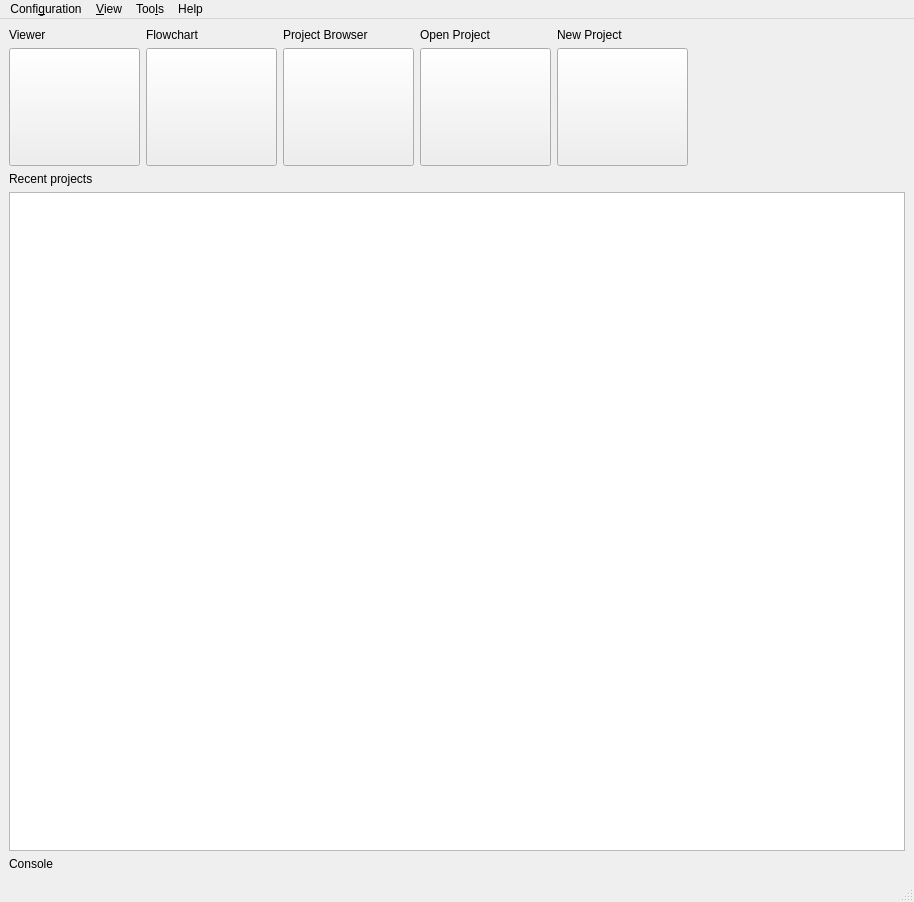
<?xml version="1.0" encoding="UTF-8"?>
<ui version="4.0">
 <class>MainWindow</class>
 <widget class="QMainWindow" name="MainWindow">
  <property name="geometry">
   <rect>
    <x>0</x>
    <y>0</y>
    <width>914</width>
    <height>902</height>
   </rect>
  </property>
  <property name="sizePolicy">
   <sizepolicy hsizetype="Preferred" vsizetype="Preferred">
    <horstretch>0</horstretch>
    <verstretch>0</verstretch>
   </sizepolicy>
  </property>
  <property name="windowTitle">
   <string>MainWindow</string>
  </property>
  <widget class="QWidget" name="centralwidget">
   <layout class="QVBoxLayout" name="verticalLayout_6">
    <item>
     <layout class="QHBoxLayout" name="horizontalLayout">
      <item>
       <layout class="QVBoxLayout" name="verticalLayout_3">
        <item>
         <widget class="QLabel" name="label_4">
          <property name="sizePolicy">
           <sizepolicy hsizetype="Preferred" vsizetype="Fixed">
            <horstretch>0</horstretch>
            <verstretch>0</verstretch>
           </sizepolicy>
          </property>
          <property name="text">
           <string>Viewer</string>
          </property>
         </widget>
        </item>
        <item>
         <widget class="QPushButton" name="btnViewer">
          <property name="sizePolicy">
           <sizepolicy hsizetype="Fixed" vsizetype="Fixed">
            <horstretch>0</horstretch>
            <verstretch>0</verstretch>
           </sizepolicy>
          </property>
          <property name="minimumSize">
           <size>
            <width>131</width>
            <height>118</height>
           </size>
          </property>
          <property name="maximumSize">
           <size>
            <width>131</width>
            <height>118</height>
           </size>
          </property>
          <property name="autoFillBackground">
           <bool>true</bool>
          </property>
          <property name="text">
           <string/>
          </property>
          <property name="flat">
           <bool>false</bool>
          </property>
         </widget>
        </item>
       </layout>
      </item>
      <item>
       <layout class="QVBoxLayout" name="verticalLayout_4">
        <item>
         <widget class="QLabel" name="label_5">
          <property name="sizePolicy">
           <sizepolicy hsizetype="Preferred" vsizetype="Fixed">
            <horstretch>0</horstretch>
            <verstretch>0</verstretch>
           </sizepolicy>
          </property>
          <property name="text">
           <string>Flowchart</string>
          </property>
         </widget>
        </item>
        <item>
         <widget class="QPushButton" name="btnFlowchart">
          <property name="sizePolicy">
           <sizepolicy hsizetype="Fixed" vsizetype="Fixed">
            <horstretch>0</horstretch>
            <verstretch>0</verstretch>
           </sizepolicy>
          </property>
          <property name="minimumSize">
           <size>
            <width>131</width>
            <height>118</height>
           </size>
          </property>
          <property name="maximumSize">
           <size>
            <width>131</width>
            <height>118</height>
           </size>
          </property>
          <property name="autoFillBackground">
           <bool>true</bool>
          </property>
          <property name="text">
           <string/>
          </property>
          <property name="flat">
           <bool>false</bool>
          </property>
         </widget>
        </item>
       </layout>
      </item>
      <item>
       <layout class="QVBoxLayout" name="verticalLayoutProjectBrowser">
        <item>
         <widget class="QLabel" name="labelProjectBrowser">
          <property name="sizePolicy">
           <sizepolicy hsizetype="Preferred" vsizetype="Fixed">
            <horstretch>0</horstretch>
            <verstretch>0</verstretch>
           </sizepolicy>
          </property>
          <property name="text">
           <string>Project Browser</string>
          </property>
         </widget>
        </item>
        <item>
         <widget class="QPushButton" name="btnProjectBrowser">
          <property name="sizePolicy">
           <sizepolicy hsizetype="Fixed" vsizetype="Fixed">
            <horstretch>0</horstretch>
            <verstretch>0</verstretch>
           </sizepolicy>
          </property>
          <property name="minimumSize">
           <size>
            <width>131</width>
            <height>118</height>
           </size>
          </property>
          <property name="maximumSize">
           <size>
            <width>131</width>
            <height>118</height>
           </size>
          </property>
          <property name="autoFillBackground">
           <bool>true</bool>
          </property>
          <property name="text">
           <string/>
          </property>
          <property name="flat">
           <bool>false</bool>
          </property>
         </widget>
        </item>
       </layout>
      </item>
      <item>
       <layout class="QVBoxLayout" name="verticalLayout_2">
        <item>
         <widget class="QLabel" name="labelOpenProject">
          <property name="sizePolicy">
           <sizepolicy hsizetype="Preferred" vsizetype="Fixed">
            <horstretch>0</horstretch>
            <verstretch>0</verstretch>
           </sizepolicy>
          </property>
          <property name="text">
           <string>Open Project</string>
          </property>
         </widget>
        </item>
        <item>
         <widget class="QPushButton" name="btnOpenProject">
          <property name="sizePolicy">
           <sizepolicy hsizetype="Fixed" vsizetype="Fixed">
            <horstretch>0</horstretch>
            <verstretch>0</verstretch>
           </sizepolicy>
          </property>
          <property name="minimumSize">
           <size>
            <width>131</width>
            <height>118</height>
           </size>
          </property>
          <property name="maximumSize">
           <size>
            <width>131</width>
            <height>118</height>
           </size>
          </property>
          <property name="autoFillBackground">
           <bool>true</bool>
          </property>
          <property name="text">
           <string/>
          </property>
          <property name="flat">
           <bool>false</bool>
          </property>
         </widget>
        </item>
       </layout>
      </item>
      <item>
       <layout class="QVBoxLayout" name="verticalLayout">
        <item>
         <widget class="QLabel" name="labelNewProj">
          <property name="sizePolicy">
           <sizepolicy hsizetype="Preferred" vsizetype="Fixed">
            <horstretch>0</horstretch>
            <verstretch>0</verstretch>
           </sizepolicy>
          </property>
          <property name="text">
           <string>New Project</string>
          </property>
         </widget>
        </item>
        <item>
         <widget class="QPushButton" name="btnNewProject">
          <property name="sizePolicy">
           <sizepolicy hsizetype="Fixed" vsizetype="Fixed">
            <horstretch>0</horstretch>
            <verstretch>0</verstretch>
           </sizepolicy>
          </property>
          <property name="minimumSize">
           <size>
            <width>131</width>
            <height>118</height>
           </size>
          </property>
          <property name="maximumSize">
           <size>
            <width>131</width>
            <height>118</height>
           </size>
          </property>
          <property name="autoFillBackground">
           <bool>true</bool>
          </property>
          <property name="text">
           <string/>
          </property>
          <property name="flat">
           <bool>false</bool>
          </property>
         </widget>
        </item>
       </layout>
      </item>
      <item>
       <spacer name="horizontalSpacer">
        <property name="orientation">
         <enum>Qt::Horizontal</enum>
        </property>
        <property name="sizeHint" stdset="0">
         <size>
          <width>40</width>
          <height>20</height>
         </size>
        </property>
       </spacer>
      </item>
     </layout>
    </item>
    <item>
     <layout class="QVBoxLayout" name="verticalLayout_5">
      <item>
       <widget class="QLabel" name="labelRecentProjects">
        <property name="text">
         <string>Recent projects</string>
        </property>
       </widget>
      </item>
      <item>
       <widget class="QListWidget" name="listWidgetRecentProjects"/>
      </item>
     </layout>
    </item>
    <item>
     <widget class="QLabel" name="label">
      <property name="text">
       <string>Console</string>
      </property>
     </widget>
    </item>
   </layout>
  </widget>
  <widget class="QMenuBar" name="menubar">
   <property name="geometry">
    <rect>
     <x>0</x>
     <y>0</y>
     <width>914</width>
     <height>30</height>
    </rect>
   </property>
   <widget class="QMenu" name="menuConfiguration">
    <property name="title">
     <string>Confi&amp;guration</string>
    </property>
    <addaction name="actionProject_Configuration"/>
    <addaction name="actionSystem_Configuration"/>
   </widget>
   <widget class="QMenu" name="menuView">
    <property name="title">
     <string>&amp;View</string>
    </property>
    <addaction name="actionShow_all_windows"/>
    <addaction name="separator"/>
    <addaction name="actionConsole"/>
   </widget>
   <widget class="QMenu" name="menuTools">
    <property name="title">
     <string>Too&amp;ls</string>
    </property>
    <addaction name="actionViewer_linker"/>
   </widget>
   <widget class="QMenu" name="menuHelp">
    <property name="title">
     <string>Help</string>
    </property>
    <addaction name="actionDocs_homepage"/>
    <addaction name="separator"/>
    <addaction name="actionNew_Project_Docs"/>
    <addaction name="actionSystem_Configuration_Docs"/>
   </widget>
   <addaction name="menuConfiguration"/>
   <addaction name="menuView"/>
   <addaction name="menuTools"/>
   <addaction name="menuHelp"/>
  </widget>
  <widget class="QStatusBar" name="statusbar"/>
  <action name="actionProject_Configuration">
   <property name="enabled">
    <bool>false</bool>
   </property>
   <property name="text">
    <string>&amp;Project Configuration</string>
   </property>
  </action>
  <action name="actionSystem_Configuration">
   <property name="text">
    <string>&amp;System Configuration</string>
   </property>
  </action>
  <action name="actionShow_all_windows">
   <property name="text">
    <string>&amp;Show all windows</string>
   </property>
  </action>
  <action name="actionConsole">
   <property name="checkable">
    <bool>true</bool>
   </property>
   <property name="text">
    <string>&amp;Console</string>
   </property>
  </action>
  <action name="actionViewer_linker">
   <property name="text">
    <string>&amp;Viewer linker</string>
   </property>
  </action>
  <action name="actionDocs_homepage">
   <property name="text">
    <string>&amp;Docs homepage</string>
   </property>
  </action>
  <action name="actionNew_Project_Docs">
   <property name="text">
    <string>&amp;New Project</string>
   </property>
  </action>
  <action name="actionSystem_Configuration_Docs">
   <property name="text">
    <string>&amp;System Configuration</string>
   </property>
  </action>
 </widget>
 <resources/>
 <connections/>
</ui>
